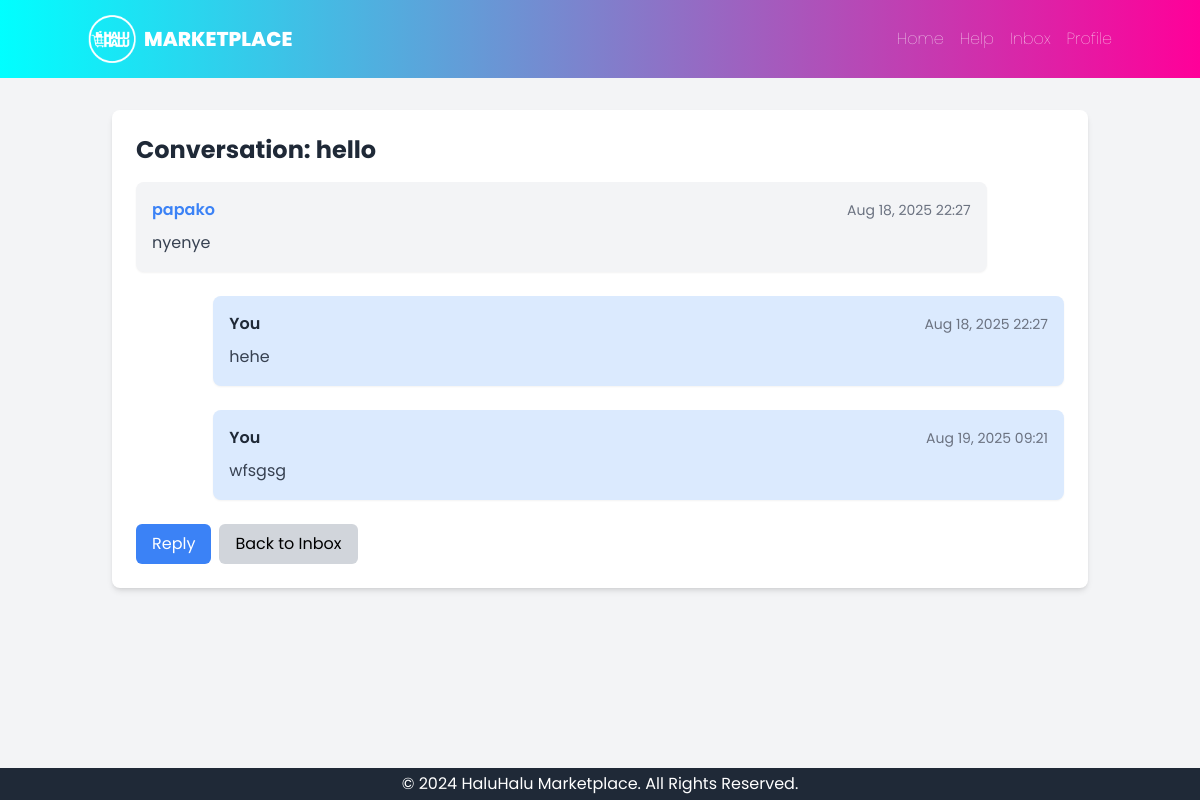
/messages/1/ (signed in), run on the app's committed database.
### core/models.py (models this page shows, shortened)
class Message(models.Model):
    sender = models.ForeignKey(settings.AUTH_USER_MODEL, on_delete=models.CASCADE, related_name='sent_messages')
    receiver = models.ForeignKey(settings.AUTH_USER_MODEL, on_delete=models.CASCADE, related_name='received_messages')
    subject = models.CharField(max_length=255)
    body = models.TextField()
    sent_at = models.DateTimeField(auto_now_add=True)
    is_read = models.BooleanField(default=False)
    parent_message = models.ForeignKey('self', on_delete=models.SET_NULL, null=True, blank=True, related_name='replies')
    conversation_starter = models.ForeignKey('self', on_delete=models.SET_NULL, null=True, blank=True, related_name='conversation_messages_set')
    is_deleted_by_sender = models.BooleanField(default=False)
    is_deleted_by_receiver = models.BooleanField(default=False)
    class Meta:
        ordering = ['sent_at']

class CustomUser(AbstractUser):
    profile_pic = models.ImageField(upload_to='profile_pics', null=True, blank=True)

### core/views.py (the view)
# urls.py: path('messages/<int:pk>/', MessageDetailView.as_view(), name='message_detail'),
class MessageDetailView(LoginRequiredMixin, DetailView):
    model = Message
    template_name = 'core/message_detail.html'
    context_object_name = 'current_message'
    login_url = 'login'
    def get_queryset(self):
        user = self.request.user
        return Message.objects.filter(
            Q(sender=user, is_deleted_by_sender=False) | Q(receiver=user, is_deleted_by_receiver=False)
        )
    def get_object(self, queryset=None):
        pk = self.kwargs.get(self.pk_url_kwarg)
        obj = get_object_or_404(self.get_queryset(), pk=pk)
        if obj.conversation_starter and obj.conversation_starter.pk != obj.pk:
            return get_object_or_404(self.get_queryset(), pk=obj.conversation_starter.pk)
        return obj
    def get_context_data(self, **kwargs):
        context = super().get_context_data(**kwargs)
        user = self.request.user
        conversation_starter_message = context['current_message']
        conversation_messages = Message.objects.filter(
            Q(conversation_starter=conversation_starter_message) | Q(pk=conversation_starter_message.pk)
        ).filter(
            Q(sender=user, is_deleted_by_sender=False) | Q(receiver=user, is_deleted_by_receiver=False)
        ).order_by('sent_at')
        context['conversation_messages'] = conversation_messages
        all_participants = set()
        for msg in conversation_messages:
            all_participants.add(msg.sender)
            all_participants.add(msg.receiver)
        other_participant = None
        for participant in all_participants:
            if participant != user:
                other_participant = participant
                break
        context['other_participant'] = other_participant
        for msg in conversation_messages:
            if user == msg.receiver and not msg.is_read:
                msg.is_read = True
                msg.save()
        return context

### core/templates/core/message_detail.html
{% extends 'base.html' %}
{% block content %}
<div class="bg-white rounded-lg shadow-md p-6">
    <h2 class="text-2xl font-bold text-gray-800 mb-4">Conversation: {{ current_message.subject }}</h2>
    <div class="space-y-6">
        {% for message in conversation_messages %}
            <div class="p-4 rounded-lg {% if message.sender == request.user %}bg-blue-100 ml-auto w-11/12{% else %}bg-gray-100 mr-auto w-11/12{% endif %} shadow-sm">
                <div class="flex justify-between items-center mb-2">
                    <span class="font-semibold text-gray-800">
                        {% if message.sender == request.user %}
                            You
                        {% else %}
                            <a href="{% url 'profile' username=message.sender.username %}" class="text-blue-500 hover:underline">
                            {{ message.sender.username }}
                            </a>
                        {% endif %}
                    </span>
                    <span class="text-sm text-gray-500">{{ message.sent_at|date:"M d, Y H:i" }}</span>
                </div>
                <p class="text-gray-700 leading-relaxed">{{ message.body|linebreaksbr }}</p>
            </div>
        {% empty %}
            <p class="text-gray-600">No messages in this conversation yet.</p>
        {% endfor %}
    </div>
    <div class="mt-6 flex space-x-2">
        {% if other_participant %}
            <a href="{% url 'message_reply' current_message.pk %}" class="px-4 py-2 bg-blue-500 text-white rounded-md hover:bg-blue-600">Reply</a>
        {% endif %}
        <a href="{% url 'inbox' %}" class="px-4 py-2 bg-gray-300 rounded-md hover:bg-gray-400">Back to Inbox</a>
    </div>
</div>
{% endblock %}

### core/templates/base.html (style rules this page uses)
body { font-family: 'Poppins', sans-serif; }

### data on the page
Message: subject "hello", sender.username "papako", sent_at "Aug 18, 2025 22:27", body "nyenye"
Message: shows "You", sent_at "Aug 18, 2025 22:27", body "hehe"
Message: shows "You", sent_at "Aug 19, 2025 09:21", body "wfsgsg"
